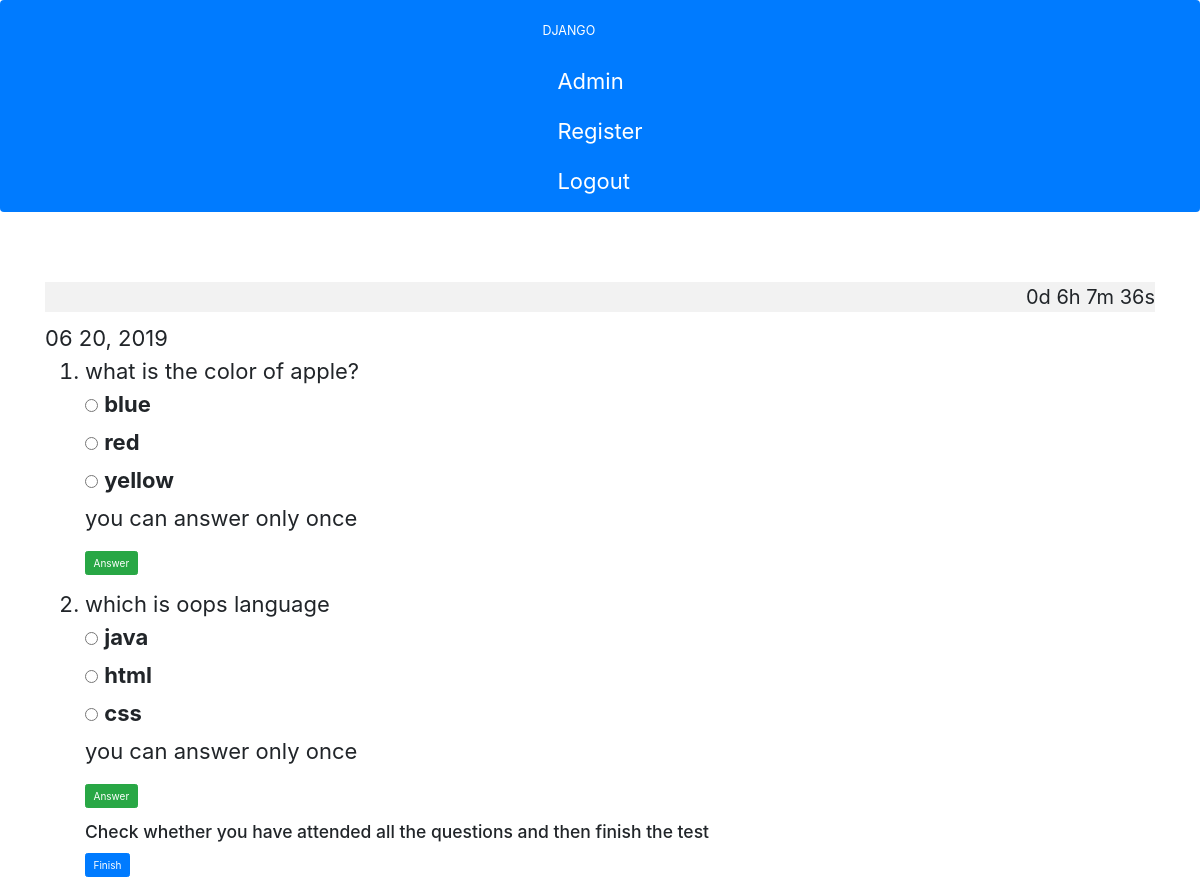
Page /quiz2/ (signed in) on the committed database.
### testapp/models.py (models this page shows, shortened)
class Quiz2(models.Model):
    question_text = models.CharField(max_length=100)
    correct= models.CharField(max_length=200)

class Choice2(models.Model):
    question = models.ForeignKey(Quiz2, on_delete=models.CASCADE)
    choice_text = models.CharField(max_length=200)
    votes = models.IntegerField(default=0)

### testapp/views.py (the view)
# urls.py: path('quiz2/',views.quiz2,name="quiz2"),
@login_required
def quiz2(request):
    latest_question_list = Quiz2.objects.all()
    return render(request,'quiz2.html',context={"latest_question_list":latest_question_list})

### testapp/templates/quiz2.html (shortened to what this page needs)
{% extends "index.html" %}
{% block body_block %}
{% if user.is_authenticated %}
<link rel="stylesheet" href="https://stackpath.bootstrapcdn.com/bootstrap/4.3.1/css/bootstrap.min.css">
<div style="margin-top: 50px;">
<body>
<p id="demo"></p>
<ol>
{% for question in latest_question_list %}
<li>{{ question.question_text }}</li>
<form action="{% url 'testapp:vote2' question.id %}" method="post">
 {% for choice in question.choice2_set.all %}
 <input type="radio" name="choice" id="choice{{ forloop.counter }}" value="{{ choice.id }}">
 <label for="choice{{ forloop.counter }}">{{ choice.choice_text }}</label><br>
{% endfor %}
 <div>
<p>you can answer only once<p>
<input type="submit" value="Answer" class="btn btn-success">
</form>
{% endfor %}
<h3>Check whether you have attended all the questions and then finish the test</h3>
<button type="button" class="btn btn-primary"><a href="{% url 'testapp:finish2' user.id %}" style="color:white">Finish</a></button>
</ol>
</div>
{% endif %}
{% endblock %}

### testapp/templates/quiz2.html (style rules this page uses)
#demo { text-align: right; font-size: 20px; padding-left:"60px"; background-color:#f2f2f2 }
body { font-size:22px; }

### rows in the picture
Quiz2: question_text "what is the color of apple?"
Choice2: choice_text "blue"
Choice2: choice_text "red"
Choice2: choice_text "yellow"
Quiz2: question_text "which is oops language"
Choice2: choice_text "java"
Choice2: choice_text "html"
Choice2: choice_text "css"
